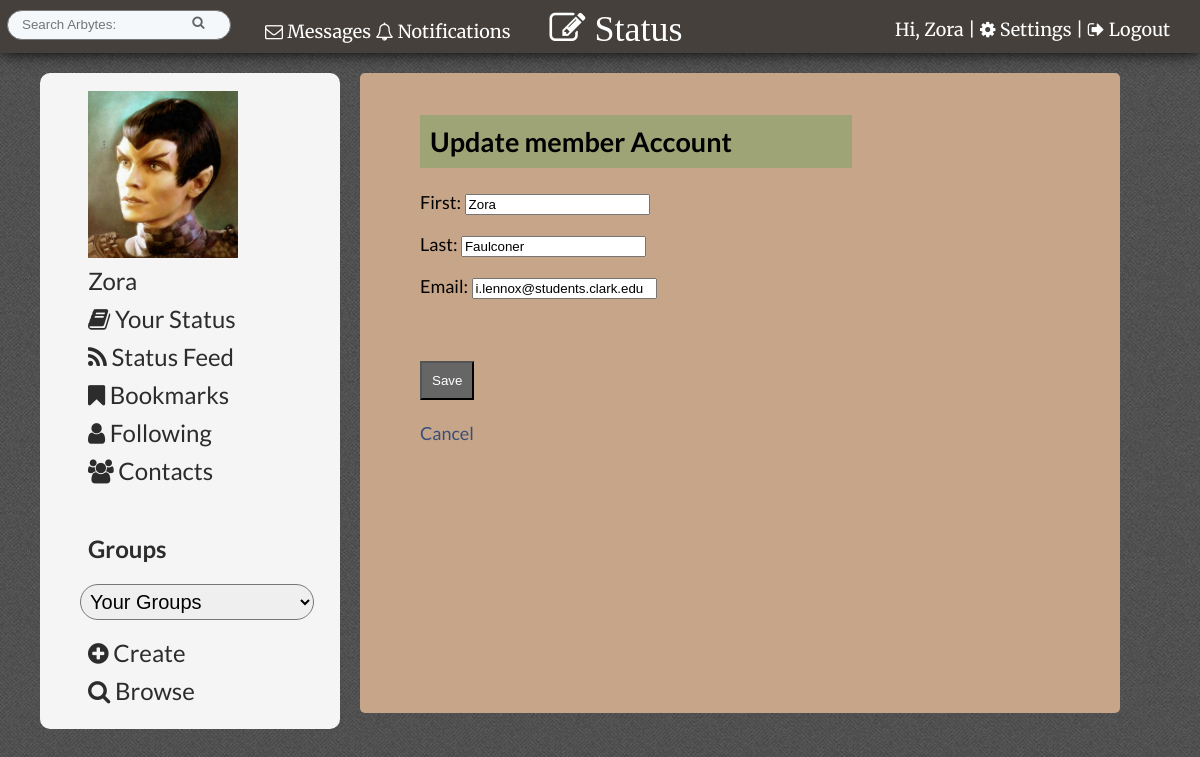
The page /edit_contact_info.php (signed in) on the database its author committed.
### tables this page shows
CREATE TABLE IF NOT EXISTS `profile_img` (
  `id` int(11) NOT NULL,
  `user_id` int(11) NOT NULL,
  `filepath` varchar(60) NOT NULL,
  `current` tinyint(1) NOT NULL
);

CREATE TABLE IF NOT EXISTS `members` (
  `id` int(11) NOT NULL,
  `first_name` varchar(30) NOT NULL,
  `last_name` varchar(30) NOT NULL,
  `username` varchar(20) NOT NULL,
  `password` varchar(60) NOT NULL,
  `email` varchar(60) NOT NULL,
  `profile` varchar(1000) NOT NULL,
  `theme` int(7) NOT NULL
);

### edit_contact_info.php (the view, shortened to what this page needs)
<?php include("inc/header.php"); ?>
 <div id="page">
<?php
		$query  = "SELECT * ";
		$query .= "FROM members ";
		$query .= "WHERE id={$_SESSION['user_id']} ";
		$all_members = mysqli_query($connection, $query);
        if($all_members){
            foreach($all_members as $member){
                 $email=$member['email'];
            }
            }else{
        echo "something went wrong.";
            }
?>
  <div id="page">
    <h2 class="headings">Update member Account</h2>
    <form action="edit_contact_info.php" method="post">
        <p>First:
        <input type="text" name="first_name" value="<?php echo htmlentities($_SESSION['first_name']); ?>" />
      </p>
              <p>Last:
        <input type="text" name="last_name" value="<?php echo htmlentities($_SESSION['last_name']); ?>" />
      </p>
                    <p>Email:
        <input type="text" name="email" value="<?php echo htmlentities($email); ?>" />
      </p>
     <br/>
     <br/>
      <input type="submit" name="submit" value="Save" />
      <br/>
      <br/>
      <a href="member_profile.php?user_id=<?php echo $_SESSION['user_id']; ?>">Cancel</a>
    </form>
    <br />
  </div>
</div>
<?php include("inc/footer.php"); ?>

### inc/header.php (shortened to what this page needs)
<?php require_once("functions/session.php");
require_once("functions/db_connection.php");
confirm_logged_in(); ?>
<!DOCTYPE html>
 <html lang="en">
 <head>
       <link rel="stylesheet" href="css/tabs.css">
     <link rel="stylesheet" href="css/style.css">
     <link rel="stylesheet" href="css/popup.css">
         <link rel="stylesheet" href="//maxcdn.bootstrapcdn.com/font-awesome/4.3.0/css/font-awesome.min.css">
          <?php
		$query  = "SELECT * ";
		$query .= "FROM members ";
		$query .= "WHERE id={$_SESSION['user_id']} ";
		$theme_found = mysqli_query($connection, $query);
        $array= mysqli_fetch_assoc($theme_found);
        $theme= $array['theme'];
		$themequery  = "SELECT * ";
		$themequery .= "FROM themes ";
		$themequery .= "WHERE id={$theme} ";
		$themequery_found = mysqli_query($connection, $themequery);
        $theme_array= mysqli_fetch_assoc($themequery_found);
        $filepath=$theme_array['filepath'];
if($theme==0){ ?>
   <link rel='stylesheet' type='text/css' href='css/white.css' />
    <?php }else{ ?>
   <?php if(!empty($filepath)){ ?>
   <link rel='stylesheet' type='text/css' href='<?php echo $filepath; ?>' />
    <? }else{ ?>
   <link rel='stylesheet' type='text/css' href='css/white.css' />
 <?php } ?>
    <?php }
?>
    <link rel="stylesheet" href="css/slide-down.css">
 </head>
 <body>
    <header>
    <span class="min-clear">
<a href="messages.php?user_id=<?php echo $_SESSION['user_id']; ?>">
    <span class="notif"><i class="fa fa-envelope-o"></i>
 Messages</span>
        </a> </span>
        <a href="notifications.php"><span id="messages_notification"><?php echo $_SESSION['notify_num']; ?></span>
        <span class="notif"><i class="fa fa-bell-o"></i>
 Notifications</span></a>
        <a class="button" href="#popup2">  <i id="new" class="fa fa-pencil-square-o fa-2x"> Status</i></a>
         <p id="welcome">Hi, <a title="View your profile" class="tooltip" href="member_profile.php?user_id=<?php echo $_SESSION['user_id']; ?>"><?php echo $_SESSION['first_name']; ?></a> | <a href="settings.php"><i class="fa fa-cog"></i>
Settings</a> |  <a href="logout.php"><i class="fa fa-sign-out"></i>
 Logout</a></p>
        <form id="searchbar" action="search.php?go" method="post">
        <input type="text" name="query" value="" placeholder="Search Arbytes:" />
      <input type="submit" name="submit" value="&#xf002;" />
        </form>
    </header>
   <aside>
     	<ul>
     	  <?php
        $img_query  = "SELECT * ";
		$img_query .= "FROM profile_img ";
		$img_query .= "WHERE user_id={$_SESSION['user_id']} AND current=1";
		$all_imgs = mysqli_query($connection, $img_query);
        if($all_imgs){
        $img_array= mysqli_fetch_assoc($all_imgs);
  if(!empty($img_array)){
            ?>
       <a title="View your profile" class="tooltip" href="member_profile.php?user_id=<?php echo $_SESSION['user_id']; ?>"> <img id="avatar" src="<?php echo $img_array['filepath']; ?>" title="View Your Profilee"/></a><?php
  }else{
            ?>
       <a title="View your profile" class="tooltip" href="member_profile.php?user_id=<?php echo $_SESSION['user_id']; ?>"> <img src="img/default_avatar.png" title="View Your Profile"/></a><?php
  }
        }else{
            ?>
       <a title="View your profile" class="tooltip" href="member_profile.php?user_id=<?php echo $_SESSION['user_id']; ?>"> <img src="img/default_avatar.png" title="View Your Profile"/></a><?php
        }
      ?>
<li><a title="View your profile" class="tooltip" href="member_profile.php?user_id=<?php echo $_SESSION['user_id']; ?>"><?php echo $_SESSION['first_name']; ?></a></li>
<li><a href="status.php"><i class="fa fa-book"></i> Your Status</a></li>
<li><a href="status_feed.php"><i class="fa fa-rss"></i> Status Feed</a></li>
<li><a href="bookmarks.php"><i class="fa fa-bookmark"></i> Bookmarks</a></li>
<li><a href="following.php"><i class="fa fa-user"></i> Following</a></li>
<li><a href="contacts.php"><i class="fa fa-users"></i> Contacts</a></li>
        <br/>
<h3><a href="browse_groups.php"  title="Browse all groups" >Groups</a></h3>
      <?php
        $groups  = "SELECT * FROM members_groups ";
		$groups .= "WHERE member_id={$_SESSION['user_id']}";
		$groups_found = mysqli_query($connection, $groups);
        if($groups_found){
 echo "<form action=\"go.php\" method=\"POST\">";
 echo "<select id=\"groupslist\" name=\"groupslist\" onchange=\"this.form.submit()\" >";
       echo "<option name=\"group\" value=\"\" >Your Groups</option>";
               echo "</select></form>";
        }
            ?>
  <li><a href="new_group.php"><i class="fa fa-plus-circle"></i>
 Create</a></li>
  <li><a href="browse_groups.php"><i class="fa fa-search"></i>
 Browse</a></li>
       </ul>
     </aside>

### css/style.css (style rules this page uses)
body { background: #BABABA; padding: 0; margin: 0; font-size: 18px; font-family: 'Lato', sans-serif; }
#groupslist { width: 90%; padding: 5px; border-radius: 20px; font-size: 20px; margin-bottom: 15px; }
h2 { clear: both; }
header #new { position: absolute; margin-left: 30px; }
header, footer { font-family: 'Merriweather', serif; }
img { max-width: 600px; }
aside { display: block; }
.notif { position: relative; left: -9px; top:10px; z-index: 2; }
header a { text-decoration: none; }
#avatar { width: 150px; }
header { color: white; padding: 10px 30px 20px 50px; margin-bottom: 20px; box-shadow: 0 0 15px black; }
#welcome { float: right; position: relative; top: -10px; }
#searchbar { -moz-box-sizing: border-box; box-sizing: border-box; width: 20%; padding: 5px 12px 6px 12px; font-size: 17px; line-height: 1.5; color: #292f33; background-color: #f5f8fa; border: 1px solid #777; border-radius: 21px; transition: all .2s ease-in-out; float: left; position: relative; left: -43px; }
#searchbar input { border:none; background-color: #f5f8fa; width: 80%; float: left; }
input[type="submit"] { padding: 10px; background: #666; color: white; }
#searchbar input[type="submit"], #groupsearch input[type="submit"] { padding: 0; font-family: FontAwesome; width: 32px; float: left; content: "&#xf002;"; color: #666; }
#page { border-radius: 5px; padding: 10px; padding-left: 30px; margin-bottom: 20px; max-width: 1100px; margin: 0 auto; width: 60%; float: left; min-height: 600px; height: auto; max-width: 1100px; font-size: 18px; }
a { text-decoration: none; }
aside { margin: 0 10px 0 10px; width: 15%; padding: 10px; float: left; margin-right: 20px; margin-left: 40px; border-radius: 10px; }
aside ul li { line-height: 2em; list-style: none }
aside a { color: black; font-size: 24px; padding: 8px; text-decoration: none; text-align: left; }
aside ul { width: auto; }
.tooltip { display: inline; position: relative; }
.headings { padding: 10px; }
@media (max-width: 1400px) { aside { width: 25%; padding: 0; } }

### themes/87/coffee.css (style rules this page uses)
body { background-image: url(../../img/tweed.JPG); }
a { color: #394E79; }
header a { color: white; }
header { background: #46403C; color: white; }
#page { background: #C7A589; }
aside, nav { background: whitesmoke; }
aside a { color: #2C2C2C; }
.headings { background: #9EA476; padding: 10px; }

### rows shown on the page
profile_img: filepath (picture)
members: email "i.lennox@students.clark.edu"

### other values the page prints
$_SESSION['first_name'] "Zora"
